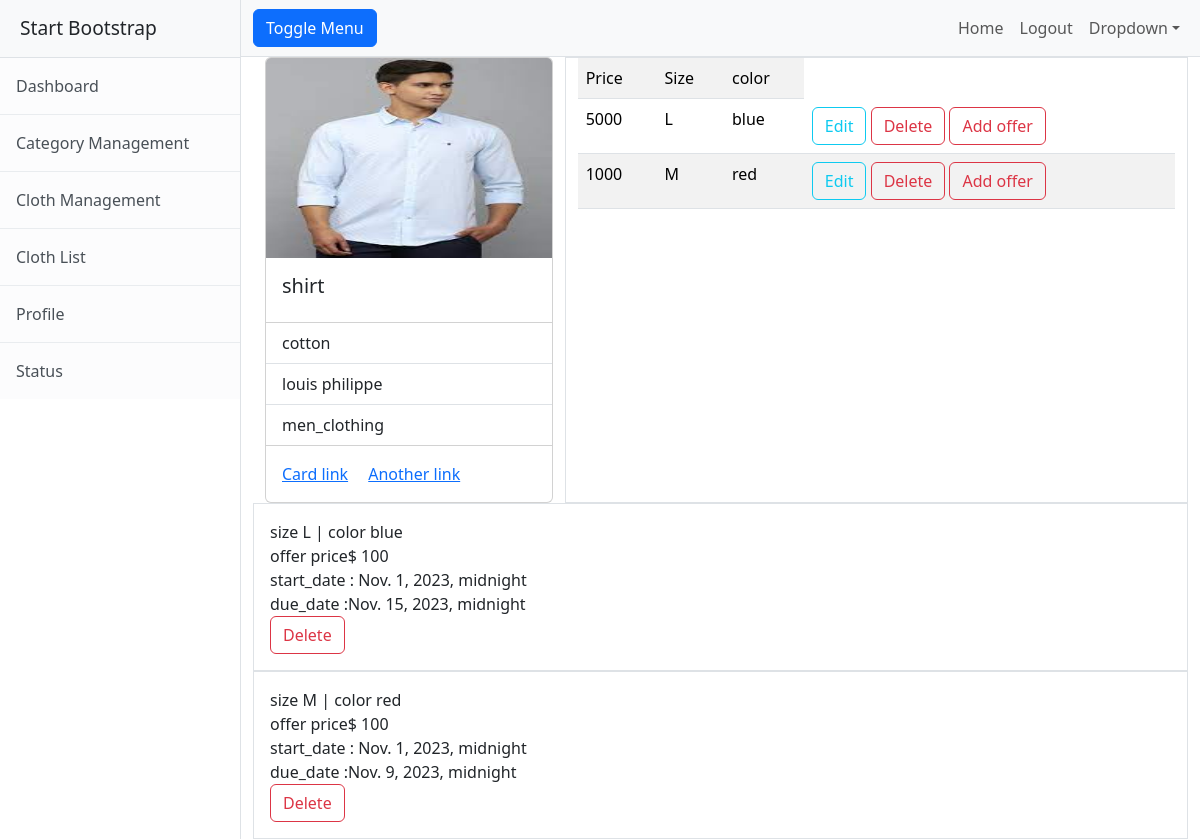
The app's page /cloths/2/ (signed in) with its own data.
### yousta/models.py (models this page shows, shortened)
class Cloths(models.Model):
    name=models.CharField(max_length=200)
    options=(
        ("linen","linen"),
        ("cotton","cotton"),
        ("satin","satin"),
        ("nylon","nylon"),
        ("polyster","polyster"),
        ("silk","silk")
    )
    material=models.CharField(max_length=200,choices=options,default="cotton")
    image=models.ImageField(upload_to="images")
    brand=models.CharField(max_length=200)
    category=models.ForeignKey(Category,null=True,on_delete=models.SET_NULL)

class Category(models.Model):
    name=models.CharField(max_length=200,unique=True)
    is_active=models.BooleanField(default=True)
    def __str__(self):
        return self.name

class ClothVarients(models.Model):
    price=models.PositiveIntegerField()
    color=models.CharField(max_length=100)
    options=(
        ("S","S"),
        ("M","M"),
        ("L","L"),
        ("XL","XL"),
        ("XXl","XXL")
    )
    size=models.CharField(max_length=200,choices=options,default="M")
    cloth=models.ForeignKey(Cloths,on_delete=models.CASCADE)

class Offers(models.Model):
    clothvarient=models.ForeignKey(ClothVarients,on_delete=models.CASCADE)
    price=models.PositiveIntegerField()
    start_date=models.DateTimeField()
    due_date=models.DateTimeField()

### yousta/views.py (the view)
# urls.py: path("cloths/<int:pk>/",ClothDetailView.as_view(),name="cloth-detail"),
@method_decorator(decs,name="dispatch")
class ClothDetailView(DetailView):
    template_name="yousta/cloth_detail.html"
    model=Cloths
    context_object_name="cloth"

### yousta/views.py (called while the page is built)
def signin_required(fn):
    def wrapper(request,*args,**kwargs):
        if not request.user.is_authenticated:
            messages.error(request,"invalid session!!!")
            return redirect("signin")
        else:
            return fn(request,*args,**kwargs)
    return wrapper

def is_admin(fn):
    def wrapper(request,*args,**Kwargs):
        if not request.user.is_superuser:
            messages.error(request,"permission denied for current user !!!")
            return redirect("signin")
        else:
           return fn(request,*args,**Kwargs)
    return wrapper

### yousta/templates/yousta/cloth_detail.html
{% extends 'yousta/base.html'%}
{% block body_block%}
<div class="container">
    <div class="row">
        <div class="col-4">
            <div class="card" style="width:100%">
                <img src="{{cloth.image.url}}" class="card-img-top" alt="..." height="200px">
                <div class="card-body">
                  <h5 class="card-title">{{cloth.name}}</h5>
                </div>
                <ul class="list-group list-group-flush">
                  <li class="list-group-item">{{cloth.material}}</li>
                  <li class="list-group-item">{{cloth.brand}}</li>
                  <li class="list-group-item">{{cloth.category}}</li>
                </ul>
                <div class="card-body">
                  <a href="#" class="card-link">Card link</a>
                  <a href="#" class="card-link">Another link</a>
                </div>
              </div>
        </div>
        <div class="col-8 border boredr-dark">
           <table class="table table-striped">
            <tr>
                <td>Price</td>
                <td>Size</td>
                <td>color</td>
            </tr>
            {%for v in cloth.clothvarients_set.all%}
                <tr>
                    <td>{{v.price}}</td>
                    <td>{{v.size}}</td>
                    <td>{{v.color}}</td>
                    <td>
                      <a href="{%url 'update-varient' v.id%}" class="btn btn-outline-info">Edit</a>
                      <a href="{%url 'remove-varient' v.id%}" class="btn btn-outline-danger">Delete</a>
                      <a href="{%url 'offer-add' v.id%}"class="btn btn-outline-danger">Add offer</a>
                    </td>
                </tr>
            {%endfor%}
           </table>
        </div>
    </div>
    <div class="row">
      {%for v in cloth.clothvarients_set.all%}
          {%for o in v.offers_set.all%}
            <div class="border p-3">
              <div>
                size {{o.clothvarient.size}} | color  {{o.clothvarient.color}}
              </div>
              <div><span>offer price$ {{o.price}}</span></div>
              <div>start_date : {{o.start_date}}</div>
              <div>due_date :{{o.due_date}}</div>
            <a href="{%url 'remove-offer' o.id%}" class="btn btn-outline-danger">Delete</a>
            </div>
          {%endfor%}
      {%endfor%}
    </div>
</div>
{%endblock%}

### yousta/templates/yousta/base.html (shortened to what this page needs)
<!DOCTYPE html>
{% load static%}
<html lang="en">
    <head>
        <link href="{%static 'css/styles.css'%}" rel="stylesheet" />
        <link href="https://cdn.jsdelivr.net/npm/bootstrap@5.3.2/dist/css/bootstrap.min.css" rel="stylesheet">
    </head>
    <body>
        <div class="d-flex" id="wrapper">
            <div class="border-end bg-white" id="sidebar-wrapper">
                <div class="sidebar-heading border-bottom bg-light">Start Bootstrap</div>
                <div class="list-group list-group-flush">
                    <a class="list-group-item list-group-item-action list-group-item-light p-3" href="#!">Dashboard</a>
                    <a class="list-group-item list-group-item-action list-group-item-light p-3" href="{%url 'category-add'%}">Category Management</a>
                    <a class="list-group-item list-group-item-action list-group-item-light p-3" href="{%url 'cloth-add'%}">Cloth Management</a>
                    <a class="list-group-item list-group-item-action list-group-item-light p-3" href="{%url 'cloth-list'%}">Cloth List </a>
                    <a class="list-group-item list-group-item-action list-group-item-light p-3" href="#!">Profile</a>
                    <a class="list-group-item list-group-item-action list-group-item-light p-3" href="#!">Status</a>
                </div>
            </div>
            <div id="page-content-wrapper">
                <nav class="navbar navbar-expand-lg navbar-light bg-light border-bottom">
                    <div class="container-fluid">
                        <button class="btn btn-primary" id="sidebarToggle">Toggle Menu</button>
                        <div class="collapse navbar-collapse" id="navbarSupportedContent">
                            <ul class="navbar-nav ms-auto mt-2 mt-lg-0">
                                <li class="nav-item active"><a class="nav-link" href="#!">Home</a></li>
                                <li class="nav-item"><a class="nav-link" href="{%url 'signout'%}">Logout</a></li>
                                <li class="nav-item dropdown">
                                    <a class="nav-link dropdown-toggle" id="navbarDropdown" href="#" role="button" data-bs-toggle="dropdown" aria-haspopup="true" aria-expanded="false">Dropdown</a>
                                </li>
                            </ul>
                        </div>
                    </div>
                </nav>
                <div class="container-fluid">
                   {% block body_block %}
                   {% endblock %}
                </div>
            </div>
        </div>
    </body>
</html>

### records on screen
Cloths: image (picture), name "shirt", material "cotton", brand "louis philippe", category "men_clothing"
ClothVarients: price "5000", size "L", color "blue"
ClothVarients: price "1000", size "M", color "red"
Offers: clothvarient.size "L", clothvarient.color "blue", price "100", start_date "Nov. 1, 2023, midnight", due_date "Nov. 15, 2023, midnight"
Offers: clothvarient.size "M", clothvarient.color "red", price "100", start_date "Nov. 1, 2023, midnight", due_date "Nov. 9, 2023, midnight"
